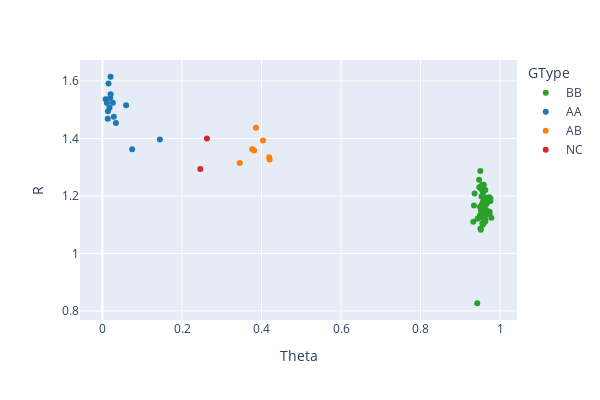

The cell this chart's notebook holds for it:
### Code cell
d3 = px.colors.qualitative.D3

cmap = {
    'AA': d3[0],
    'AB': d3[1],
    'BA': d3[1],
    'BB': d3[2],
    'NC': d3[3]
}

cluster_fig = px.scatter(
        df, 
        x=x_col, y=y_col, 
        color=gtype_col, 
        color_discrete_map=cmap, 
        width=600, height=400)
cluster_fig.show()

### Figure 1 — Plotly figure (JSON) as saved in the notebook; plotly's stock layout.template omitted (floating-point values rounded to 4 significant figures)
{"data": [{"hovertemplate": "GType=BB<br>Theta=%{x}<br>R=%{y}<extra></extra>", "legendgroup": "BB", "marker": {"color": "#2CA02C", "symbol": "circle"}, "mode": "markers", "name": "BB", "orientation": "v", "showlegend": true, "type": "scatter", "x": [0.9783, 0.9505, 0.9742, 0.9594, 0.9545, 0.9495, 0.9555, 0.9633, 0.9617, 0.9715, 0.9681, 0.9717, 0.9579, 0.9733, 0.9618, 0.9758, 0.963, 0.9573, 0.955, 0.9673, 0.9362, 0.9479, 0.951, 0.9574, 0.9576, 0.963, 0.9517, 0.9531, 0.9476, 0.9553, 0.9495, 0.9539, 0.9587, 0.9648, 0.9591, 0.9643, 0.9583, 0.9522, 0.9594, 0.9659, 0.9572, 0.952, 0.963, 0.9533, 0.9655, 0.9574, 0.9643, 0.9535, 0.9594, 0.9532, 0.9329, 0.9591, 0.9555, 0.9434, 0.9564, 0.9605, 0.9473, 0.9729, 0.9758, 0.963, 0.9571, 0.956, 0.9344, 0.9602, 0.9702, 0.9554, 0.9556, 0.9672, 0.9583, 0.9522, 0.9645, 0.9427], "xaxis": "x", "y": [1.124, 1.286, 1.144, 1.239, 1.171, 1.132, 1.105, 1.117, 1.162, 1.143, 1.194, 1.146, 1.215, 1.195, 1.174, 1.191, 1.181, 1.215, 1.168, 1.186, 1.208, 1.23, 1.087, 1.124, 1.155, 1.193, 1.082, 1.156, 1.124, 1.168, 1.162, 1.146, 1.197, 1.151, 1.106, 1.144, 1.178, 1.234, 1.183, 1.172, 1.179, 1.154, 1.111, 1.137, 1.173, 1.101, 1.145, 1.198, 1.152, 1.224, 1.11, 1.133, 1.239, 1.121, 1.157, 1.187, 1.257, 1.137, 1.183, 1.22, 1.196, 1.198, 1.167, 1.169, 1.145, 1.132, 1.164, 1.178, 1.16, 1.151, 1.134, 0.8266], "yaxis": "y"}, {"hovertemplate": "GType=AA<br>Theta=%{x}<br>R=%{y}<extra></extra>", "legendgroup": "AA", "marker": {"color": "#1F77B4", "symbol": "circle"}, "mode": "markers", "name": "AA", "orientation": "v", "showlegend": true, "type": "scatter", "x": [0.03372, 0.01768, 0.01934, 0.02042, 0.007776, 0.01317, 0.02605, 0.02846, 0.05941, 0.07457, 0.1443, 0.01121, 0.01509, 0.02032, 0.01373], "xaxis": "x", "y": [1.454, 1.507, 1.541, 1.554, 1.536, 1.469, 1.524, 1.475, 1.516, 1.363, 1.397, 1.523, 1.591, 1.615, 1.495], "yaxis": "y"}, {"hovertemplate": "GType=AB<br>Theta=%{x}<br>R=%{y}<extra></extra>", "legendgroup": "AB", "marker": {"color": "#FF7F0E", "symbol": "circle"}, "mode": "markers", "name": "AB", "orientation": "v", "showlegend": true, "type": "scatter", "x": [0.3453, 0.3766, 0.3859, 0.3814, 0.4037, 0.4202, 0.4192], "xaxis": "x", "y": [1.315, 1.363, 1.438, 1.359, 1.393, 1.327, 1.335], "yaxis": "y"}, {"hovertemplate": "GType=NC<br>Theta=%{x}<br>R=%{y}<extra></extra>", "legendgroup": "NC", "marker": {"color": "#D62728", "symbol": "circle"}, "mode": "markers", "name": "NC", "orientation": "v", "showlegend": true, "type": "scatter", "x": [0.2627, 0.246], "xaxis": "x", "y": [1.4, 1.294], "yaxis": "y"}], "layout": {"height": 400, "legend": {"title": {"text": "GType"}, "tracegroupgap": 0}, "margin": {"t": 60}, "width": 600, "xaxis": {"anchor": "y", "domain": [0, 1], "title": {"text": "Theta"}}, "yaxis": {"anchor": "x", "domain": [0, 1], "title": {"text": "R"}}}}
